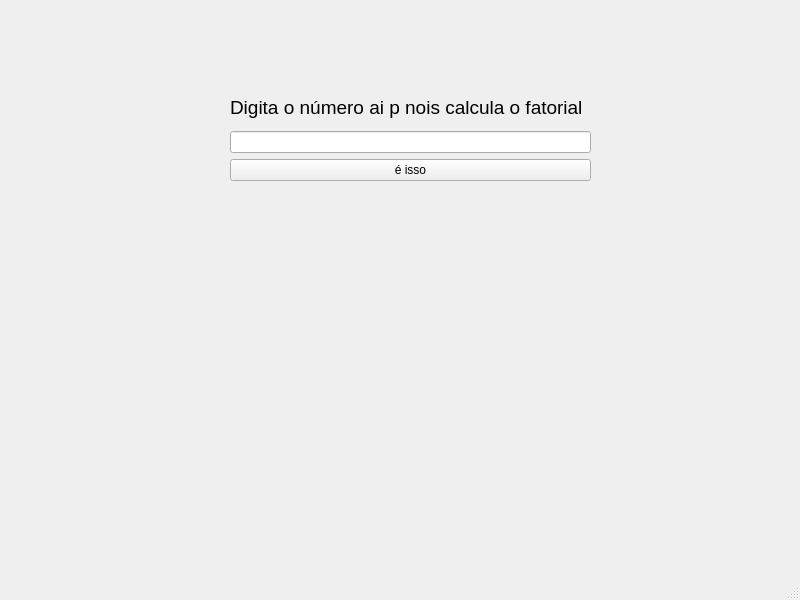
<?xml version="1.0" encoding="UTF-8"?>
<ui version="4.0">
 <class>MainWindow</class>
 <widget class="QMainWindow" name="MainWindow">
  <property name="geometry">
   <rect>
    <x>0</x>
    <y>0</y>
    <width>800</width>
    <height>600</height>
   </rect>
  </property>
  <property name="windowTitle">
   <string>MainWindow</string>
  </property>
  <widget class="QWidget" name="centralwidget">
   <widget class="QWidget" name="verticalLayoutWidget">
    <property name="geometry">
     <rect>
      <x>230</x>
      <y>90</y>
      <width>361</width>
      <height>131</height>
     </rect>
    </property>
    <layout class="QVBoxLayout" name="verticalLayout">
     <item>
      <widget class="QLabel" name="label">
       <property name="font">
        <font>
         <pointsize>14</pointsize>
        </font>
       </property>
       <property name="text">
        <string>Digita o número ai p nois calcula o fatorial</string>
       </property>
      </widget>
     </item>
     <item>
      <widget class="QLineEdit" name="lineEdit"/>
     </item>
     <item>
      <widget class="QPushButton" name="pushButton">
       <property name="text">
        <string>é isso</string>
       </property>
      </widget>
     </item>
     <item>
      <widget class="QLabel" name="label_2">
       <property name="font">
        <font>
         <pointsize>14</pointsize>
        </font>
       </property>
       <property name="text">
        <string/>
       </property>
      </widget>
     </item>
    </layout>
   </widget>
  </widget>
  <widget class="QMenuBar" name="menubar">
   <property name="geometry">
    <rect>
     <x>0</x>
     <y>0</y>
     <width>800</width>
     <height>21</height>
    </rect>
   </property>
  </widget>
  <widget class="QStatusBar" name="statusbar"/>
 </widget>
 <resources/>
 <connections/>
</ui>
